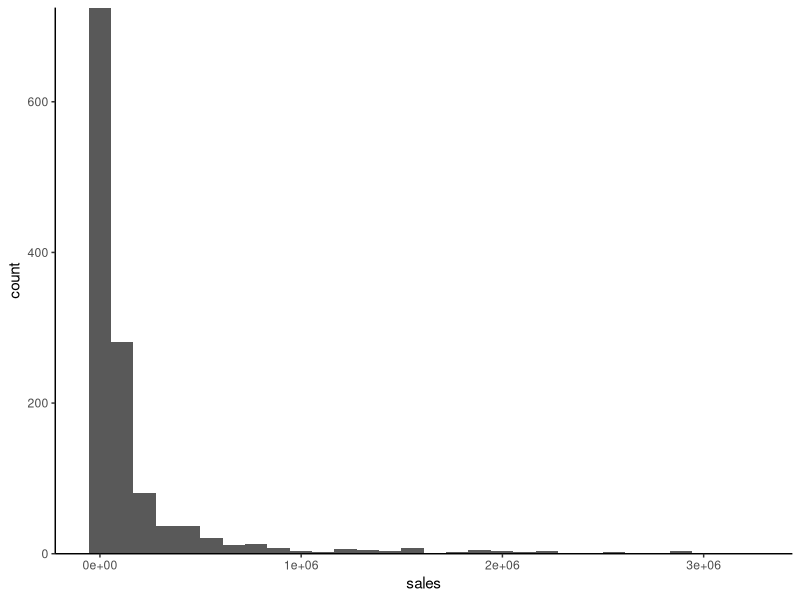
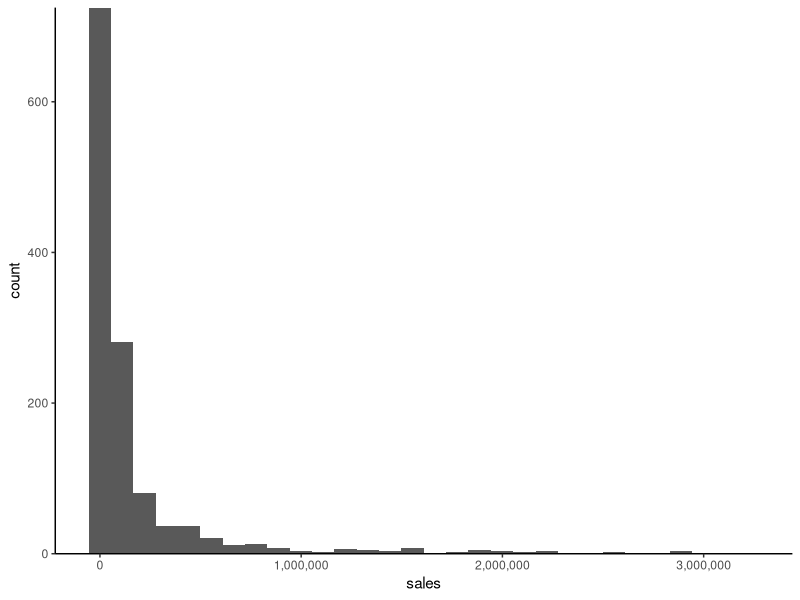
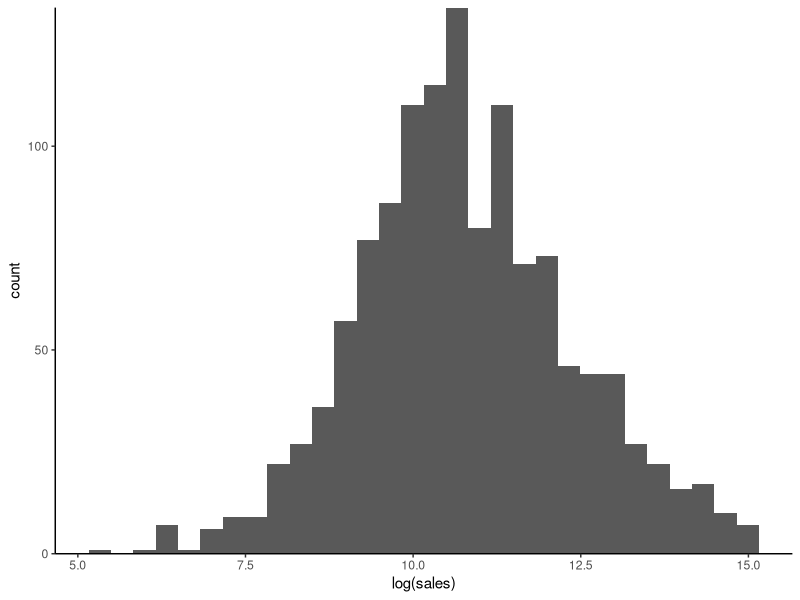
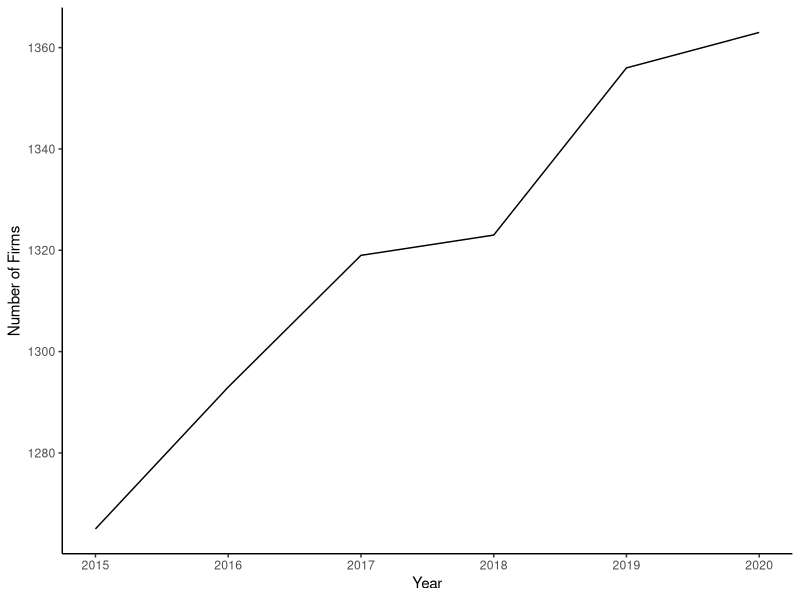
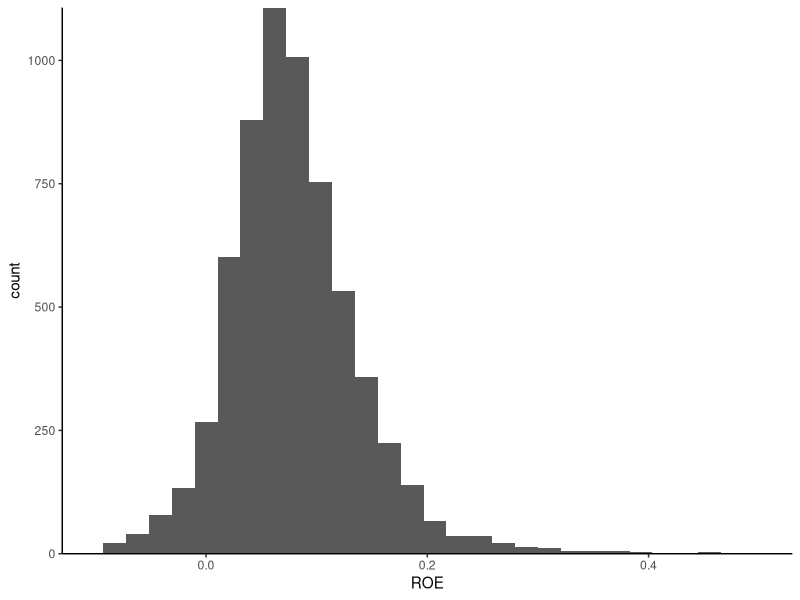
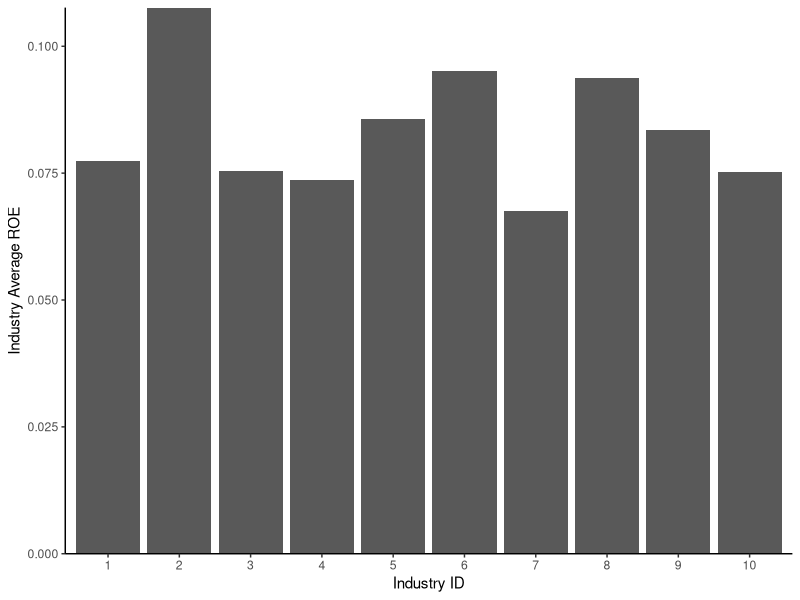
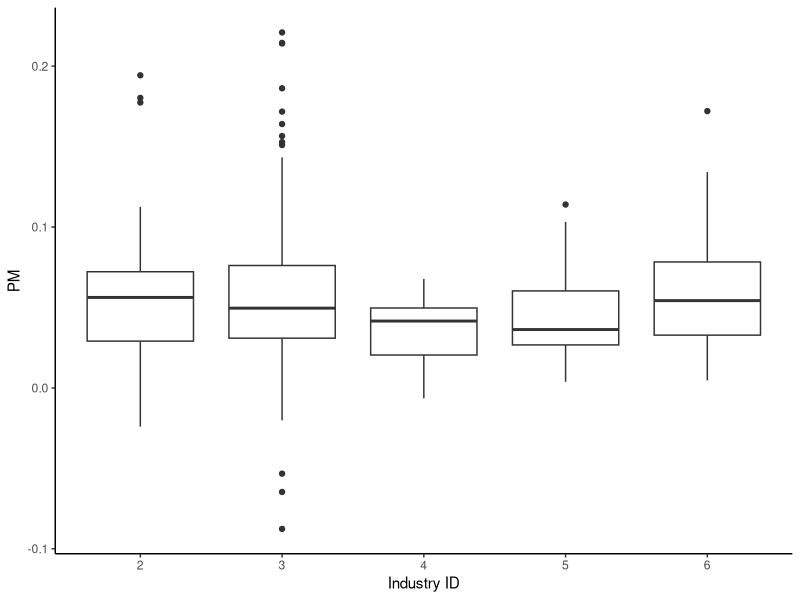
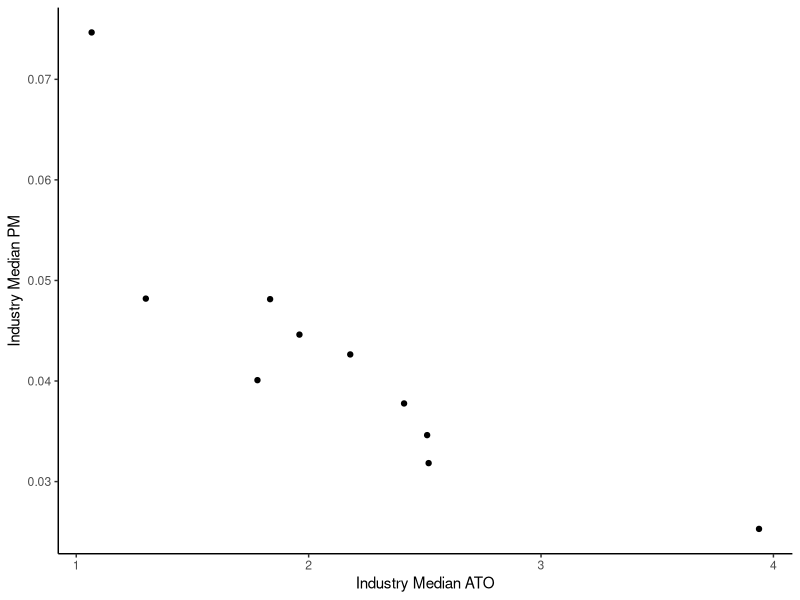

Reproduce these figures in R, in order.
## ---- chunk 1
#| message: false
#| warning: false
# ch04_01: tidyverseの読み込み

library(tidyverse)
## ---- chunk 2
#| message: false
#| warning: false
# ch04_02: CSVファイルの読み込み

financial_data <- read_csv("ch04_financial_data.csv")

nrow(financial_data) # 行数の確認
## [1] 7920

head(financial_data) # 冒頭N行を確認するにはhead(financial_data, N)とする
## ---- chunk 3
#| message: false
#| warning: false
# ch04_03: firm_ID列とindustry_ID列をファクター型に変換

financial_data$firm_ID <- as.factor(financial_data$firm_ID)
financial_data$industry_ID <- as.factor(financial_data$industry_ID)

class(financial_data$firm_ID)
## [1] "factor"

class(financial_data$industry_ID)
## [1] "factor"
## ---- chunk 4
#| message: false
#| warning: false
# ch04_04: read_csv()関数を用いるとdate列が最初から日付型に

daily_stock_return <- read_csv("ch03_daily_stock_return.csv")
class(daily_stock_return$date)

## [1] "Date"
## ---- chunk 5
#| message: false
#| warning: false
# ch04_05: 要約統計量の表示

summary(financial_data)
## ---- chunk 6
#| message: false
#| warning: false
# ch04_06: year列の固有要素を抽出

unique(financial_data$year)

## [1] 2015 2016 2017 2018 2019 2020
## ---- chunk 7
#| message: false
#| warning: false
# ch04_07: firm_ID，及びindustry_ID列の固有要素数をカウント

length(unique(financial_data$firm_ID))
## [1] 1515

length(unique(financial_data$industry_ID))
## [1] 10
## ---- chunk 8
#| message: false
#| warning: false
# ch04_08: 各行の欠損の有無を判定

head(complete.cases(financial_data)) # head()関数を用いて冒頭6行の結果のみ表示

## [1] FALSE  TRUE  TRUE  TRUE  TRUE  TRUE
## ---- chunk 9
#| message: false
#| warning: false
# ch04_09: 欠損のない行の総数をカウント

sum(complete.cases(financial_data)) # TRUE/FALSEを1/0に変換して足し合わせる

## [1] 7919
## ---- chunk 10
#| message: false
#| warning: false
# ch04_10: 欠損行を削除

nrow(drop_na(financial_data)) # 欠損行を削除した上で行数をカウント
## [1] 7919

financial_data <- drop_na(financial_data) # 欠損行を削除した上でデータを上書き
## ---- chunk 11
#| message: false
#| warning: false
# ch04_11: 2015年度のデータのみ抽出 (1)

financial_data_2015 <- financial_data[financial_data$year == 2015, ] # 行番号に論理値ベクトルを代入
## ---- chunk 12
#| message: false
#| warning: false
# ch04_12: 2015年度のデータのみ抽出 (2)

financial_data_2015 <- subset(financial_data, year == 2015) # subset()関数の第二引数に条件式を代入
## ---- chunk 13
#| message: false
#| warning: false
# ch04_13: 2015年度のデータのみ抽出 (3)

financial_data_2015 <- financial_data %>% filter(year == 2015) # tidyverseのdplyrを用いた書き方
## ---- chunk 14
#| message: false
#| warning: false
# ch04_14: 2015年度のデータのみ抽出 (4)

financial_data_2015 <- filter(financial_data, year == 2015) # パイプ演算子%>%は第一引数への代入と同じ意味
## ---- chunk 15
#| message: false
#| warning: false
# ch04_15: 2015年度の売上高をヒストグラムに図示

ggplot(financial_data_2015) + # 引数名のdataは省略可能
  geom_histogram(aes(x = sales)) + # ヒストグラムを描くにはgeom_histogram()関数を用いる
  scale_y_continuous(expand = c(0,0)) + # x軸とヒストグラムの間のスペースを消す
  theme_classic() # グラフの全体的な体裁を設定
## ---- chunk 16
#| message: false
#| warning: false
# ch04_16: 桁区切りのカンマをx軸の目盛りで表示

install.packages("scales") # scalesパッケージをインストール

ggplot(financial_data_2015) +
  geom_histogram(aes(x = sales)) +
  scale_x_continuous(labels = scales::label_comma()) + # scalesパッケージのlabel_comma()関数を利用
  scale_y_continuous(expand = c(0,0)) + 
  theme_classic()
## ---- chunk 17
#| message: false
#| warning: false
# ch04_17: 売上高の自然対数を取ってヒストグラムで可視化

ggplot(financial_data_2015) + 
  geom_histogram(aes(x = log(sales))) + # 事前にデータを加工せずともaes()関数内で自然対数が取れる
  scale_y_continuous(expand = c(0,0)) + 
  theme_classic()
## ---- chunk 18
#| message: false
#| warning: false
# ch04_18: パイプ演算子%>%が便利な理由

financial_data$sales %>% 
  log() %>% # この時点でlog(financial_data$sales)を計算
  median()
## [1] 10.6074

median(log(financial_data$sales))
## [1] 10.6074
## ---- chunk 19
#| message: false
#| warning: false
# ch04_19: 各年度の上場企業数のカウント (1)

year_set <- sort(unique(financial_data$year)) # year列の固有要素を抽出して昇順に並び替え
N_firms_by_year <- rep(NA, length(year_set)) # 結果を保存するための空ベクトルを準備

for (i in seq_along(year_set)) {
  year_i <- year_set[i] # i番目の年度を抽出
  N_firms_by_year[i] <- sum(financial_data$year == year_i) # i番目の年度のデータをカウント
}

print(N_firms_by_year) # 結果の表示

## [1] 1265 1293 1319 1323 1356 1363
## ---- chunk 20
#| message: false
#| warning: false
# ch04_20: ベクトルの名前付け

names(N_firms_by_year) <- year_set # 各要素の名前として年度名を代入
print(N_firms_by_year)

## 2015 2016 2017 2018 2019 2020 
## 1265 1293 1319 1323 1356 1363 
## ---- chunk 21
#| message: false
#| warning: false
# ch04_21: 各年度の上場企業数のカウント (2)

N_firms_by_year <- tapply(financial_data$firm_ID, financial_data$year, length) # tapply()関数は第一引数に元データ, 第二引数にグループ分けに用いる変数, 第三引数に適用したい関数を取る
print(N_firms_by_year)

## 2015 2016 2017 2018 2019 2020 
## 1265 1293 1319 1323 1356 1363 
## ---- chunk 22
#| message: false
#| warning: false
# ch04_22: 各年度の上場企業数のカウント (3)

N_firms_by_year <- financial_data %>% 
  group_by(year) %>% # group_by()関数を用いてyearごとにグループ化
  summarize(N_firms = n()) # 各グループごとにデータ数をカウント

## # A tibble: 6 x 2
##    year N_firms
##   <dbl>   <int>
## 1  2015    1265
## 2  2016    1293
## 3  2017    1319
## 4  2018    1323
## 5  2019    1356
## 6  2020    1363
## ---- chunk 23
#| message: false
#| warning: false
# ch04_23: group_by()関数を用いたグループ化

financial_data %>% group_by(year) # group_by(financial_data, year)と書いても同じ
## ---- chunk 24
#| message: false
#| warning: false
# ch04_24: summarize()関数を用いた平均値の計算

financial_data %>% summarize(mean_sales = mean(sales)) # summarize(financial_data, mean_sales = mean(sales))と書いても同じ

# A tibble: 1 x 1
## mean_sales
## <dbl>
##   1    1520.647 （本文165頁では左記のように記していますが，正しくは以下の通りです）
##   1    166027.
## ---- chunk 25
#| message: false
#| warning: false
# ch04_25: 上場企業数の推移を折れ線グラフで可視化

ggplot(N_firms_by_year) + 
  geom_line(aes(x = year, y = N_firms)) + # 折れ線グラフを描くにはgeom_line()関数を用いる
  labs(x = "Year", y = "Number of Firms") + # 両軸のラベルを設定
  theme_classic() # グラフ全体の体裁を設定  
## ---- chunk 26
#| message: false
#| warning: false
# ch04_26: 株主資本の計算 (1)

financial_data$BE <- (financial_data$OA - financial_data$OL) - (financial_data$FO - financial_data$FA) # 新しくBE列を定義
## ---- chunk 27
#| message: false
#| warning: false
# ch04_27: 株主資本の計算 (2)

financial_data <- financial_data %>%
  mutate(BE = (OA - OL) - (FO - FA)) # mutate(financial_data, BE = (OA - OL) - (FO - FA))と書いても同じ
## ---- chunk 28
#| message: false
#| warning: false
# ch04_28: lag()関数を用いて前期の株主資本を取得 (1)

head(lag(financial_data$BE)) # head()関数で冒頭6行の結果のみ表示

## [1]       NA 10013.82 10426.33 10842.01 11074.95 11593.58
## ---- chunk 29
#| message: false
#| warning: false
# ch04_29: lag()関数を用いて前期の株主資本を取得 (2)

financial_data <- financial_data %>%
  group_by(firm_ID) %>% # firm_IDごとにグループ化
  mutate(lagged_BE = lag(BE)) %>% # lag()関数をfirm_IDごとに適用
  ungroup() # グループ化を解除

head(financial_data$lagged_BE) # head()関数で冒頭6行のlagged_BEを表示

## [1]       NA 10013.82 10426.33 10842.01 11074.95       NA
## ---- chunk 30
#| message: false
#| warning: false
# ch04_30: ROEの計算とヒストグラムによる可視化

financial_data <- financial_data %>%
  mutate(ROE = X / lagged_BE) # mutate(financial_data, ROE = X / lagged_BE)と書いても同じ

ggplot(financial_data) + 
  geom_histogram(aes(x = ROE)) +
  scale_x_continuous(limits = c(-0.1, 0.5)) + # 表示するx軸の範囲を(-0.1, 0.5)に限定
  scale_y_continuous(expand = c(0, 0)) + 
  theme_classic()
## ---- chunk 31
#| message: false
#| warning: false
# ch04_31: 産業別のROE平均値を計算

financial_data %>% 
  group_by(industry_ID) %>% # industry_IDごとにグループ化
  summarize(mean_ROE = mean(ROE, na.rm = TRUE)) # 欠損値を除いてROEの平均値を計算
## ---- chunk 32
#| message: false
#| warning: false
# ch04_32: 産業別のROE平均値を棒グラフで可視化

financial_data %>%
  group_by(industry_ID) %>%
  summarize(mean_ROE = mean(ROE, na.rm = TRUE)) %>%
  ggplot() + # パイプ演算子%>%を用いて, 産業別のROE平均値をggplot()関数に引き渡す
  geom_col(aes(x = industry_ID, y = mean_ROE)) + # 棒グラフを描くにはgeom_col()関数を用いる
  labs(x = "Industry ID", y = "Industry Average ROE") + 
  scale_y_continuous(expand = c(0, 0)) + 
  theme_classic()
## ---- chunk 33
#| message: false
#| warning: false
# ch04_33: 最終年度のデータのみを抽出

financial_data %>% 
  filter(year == 2020)
## ---- chunk 34
#| message: false
#| warning: false
# ch04_34: 最終年度に関してfirm_ID・industry_ID・ROEの各列を抽出

financial_data %>% 
  filter(year == 2020) %>%
  select(firm_ID, industry_ID, ROE) # 特定の列のみを抽出するにはselect()関数を用いる
## ---- chunk 35
#| message: false
#| warning: false
# ch04_35: 産業別に各企業をROEで順序付け (1)

financial_data %>%
  filter(year == 2020) %>%
  select(firm_ID, industry_ID, ROE) %>%
  group_by(industry_ID) %>% # industry_IDでグループ化
  mutate(ROE_rank = rank(ROE)) %>% # 順序付けにはrank()関数を用いる
  ungroup()
## ---- chunk 36
#| message: false
#| warning: false
# ch04_36: 産業別に各企業をROEで順序付け (2)

financial_data %>%
  filter(year == 2020) %>%
  select(firm_ID, industry_ID, ROE) %>%
  group_by(industry_ID) %>%
  mutate(ROE_rank = rank(desc(ROE))) %>% # 降順で順序付けするにはdesc()関数を用いる
  ungroup()
## ---- chunk 37
#| message: false
#| warning: false
# ch04_37: 産業別に各企業をROEで順序付け (3)

financial_data %>% 
  filter(year == 2020) %>%
  select(firm_ID, industry_ID, ROE) %>%
  group_by(industry_ID) %>%
  mutate(ROE_rank = rank(desc(ROE))) %>%
  ungroup() %>%
  arrange(industry_ID, ROE_rank) # 元データを特定の変数の値に基づき並び替えるにはarrange()関数を用いる
## ---- chunk 38
#| message: false
#| warning: false
# ch04_38: 各産業でROEが最も高い企業のみを抽出 (1)

financial_data %>% 
  filter(year == 2020) %>%
  select(firm_ID, industry_ID, ROE) %>%
  group_by(industry_ID) %>%
  mutate(ROE_rank = rank(desc(ROE))) %>%
  ungroup() %>%
  filter(ROE_rank == 1) %>% # ROEが最も高い企業のみ抽出
  select(industry_ID, firm_ID, ROE) # ROE_rank列を省略した上で，industry_IDを左端に
## ---- chunk 39
#| message: false
#| warning: false
# ch04_39: 各産業でROEが最も高い企業のみを抽出 (2)

ROE_rank_data <- financial_data %>% # 中間変数としてROE_rank_dataを定義
  filter(year == 2020) %>% 
  select(firm_ID, industry_ID, ROE) %>%
  group_by(industry_ID) %>%
  mutate(ROE_rank = rank(desc(ROE))) %>%
  ungroup()

ROE_rank_data %>%
  filter(ROE_rank == 1) %>%
  select(industry_ID, firm_ID, ROE)
## ---- chunk 40
#| message: false
#| warning: false
# ch04_40: 上級デュポン・モデルによるROEの分析

financial_data_DuPont <- financial_data %>% 
  group_by(firm_ID) %>%
  mutate(NOA = OA - OL,
         RNOA = OX / lag(NOA),
         PM = OX / sales,
         ATO = sales / lag(NOA),
         NFO = FO - FA,
         lagged_FLEV = lag(NFO) / lagged_BE,
         NBC = NFE / lag(NFO),
         ROE_DuPont = RNOA + lagged_FLEV * (RNOA - NBC)) %>% # 上級デュポン・モデルに基づき計算したROE
  ungroup()
## ---- chunk 41
#| message: false
#| warning: false
# ch04_41: ROEの計算方法の比較

all.equal(financial_data_DuPont$ROE, financial_data_DuPont$ROE_DuPont)

## [1] "Mean relative difference: 4.396878e-06"
## ---- chunk 42
#| message: false
#| warning: false
# ch04_42: 箱ひげ図を用いたPMの可視化

financial_data_DuPont %>% 
  filter(year == 2020,
         industry_ID %in% 2:6) %>% # industry_IDが2から6のデータを抽出
  ggplot() +
  geom_boxplot(aes(x = industry_ID, y = PM)) + # 箱ひげ図を描くにはgeom_boxplot()関数を用いる
  labs(x = "Industry ID") + 
  theme_classic()
## ---- chunk 43
#| message: false
#| warning: false
# ch04_43: ATOとPMのトレードオフの可視化

financial_data_DuPont %>% 
  group_by(industry_ID) %>% 
  summarize(industry_median_PM = median(PM, na.rm = TRUE), # 欠損値を除いた上でPMとATOの産業別中央値を計算
            industry_median_ATO = median(ATO, na.rm = TRUE)) %>%
  ggplot() +
  geom_point(aes(x = industry_median_ATO, y = industry_median_PM)) +
  labs(x = "Industry Median ATO", y = "Industry Median PM") +
  theme_classic()
## ---- chunk 44
#| message: false
#| warning: false
# ch04_44: ATOとPMが反比例するグラフを追加

median_RNOA <- median(financial_data_DuPont$RNOA, na.rm = TRUE) # 欠損値を除く全データに関してRNOAの中央値を計算

financial_data_DuPont %>% 
  group_by(industry_ID) %>% 
  summarize(industry_median_PM = median(PM, na.rm = TRUE),
            industry_median_ATO = median(ATO, na.rm = TRUE)) %>%
  ggplot() +
  geom_point(aes(x = industry_median_ATO, y = industry_median_PM)) +
  labs(x = "Industry Median ATO", y = "Industry Median PM") +
  theme_classic() + 
  stat_function(fun = function(x) median_RNOA / x, linetype = "longdash") # グラフに関数を書き込むにはstat_function()関数を用いる
## ---- chunk 45
#| message: false
#| warning: false
# ch04_45: データの保存

write_csv(financial_data, "ch04_output.csv") # 基本パッケージのwrite.csv()関数に対応
